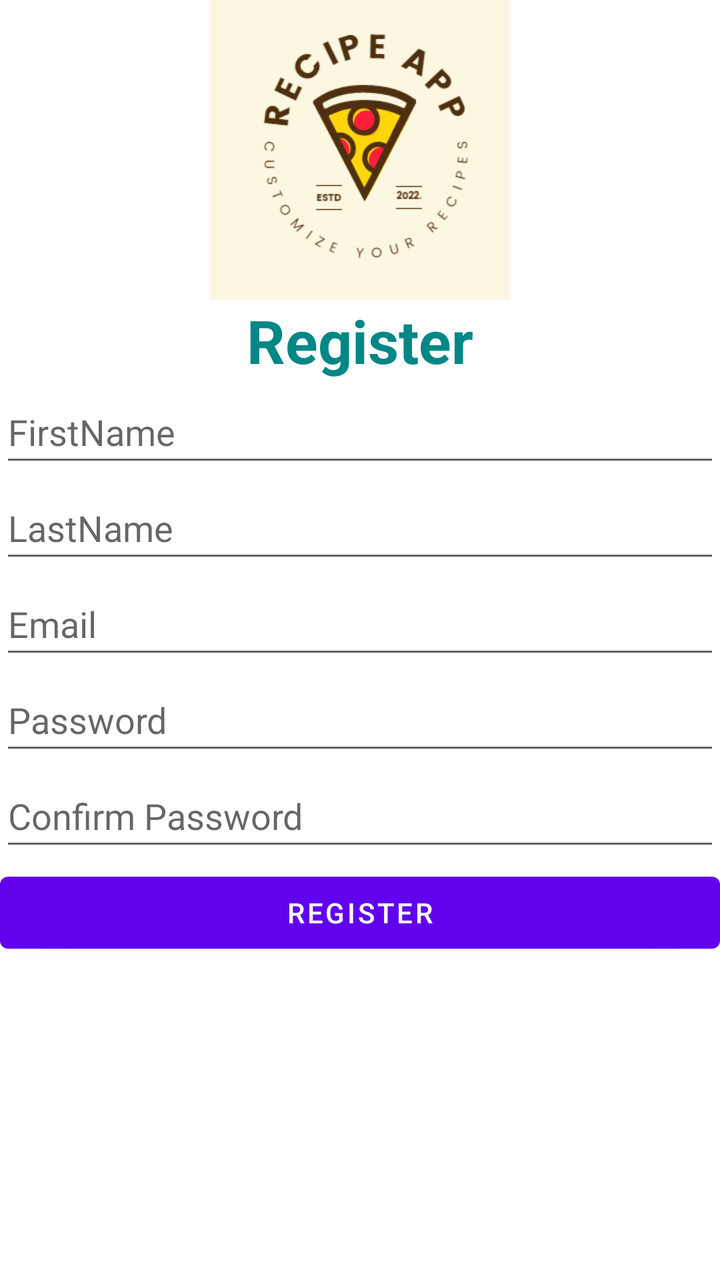
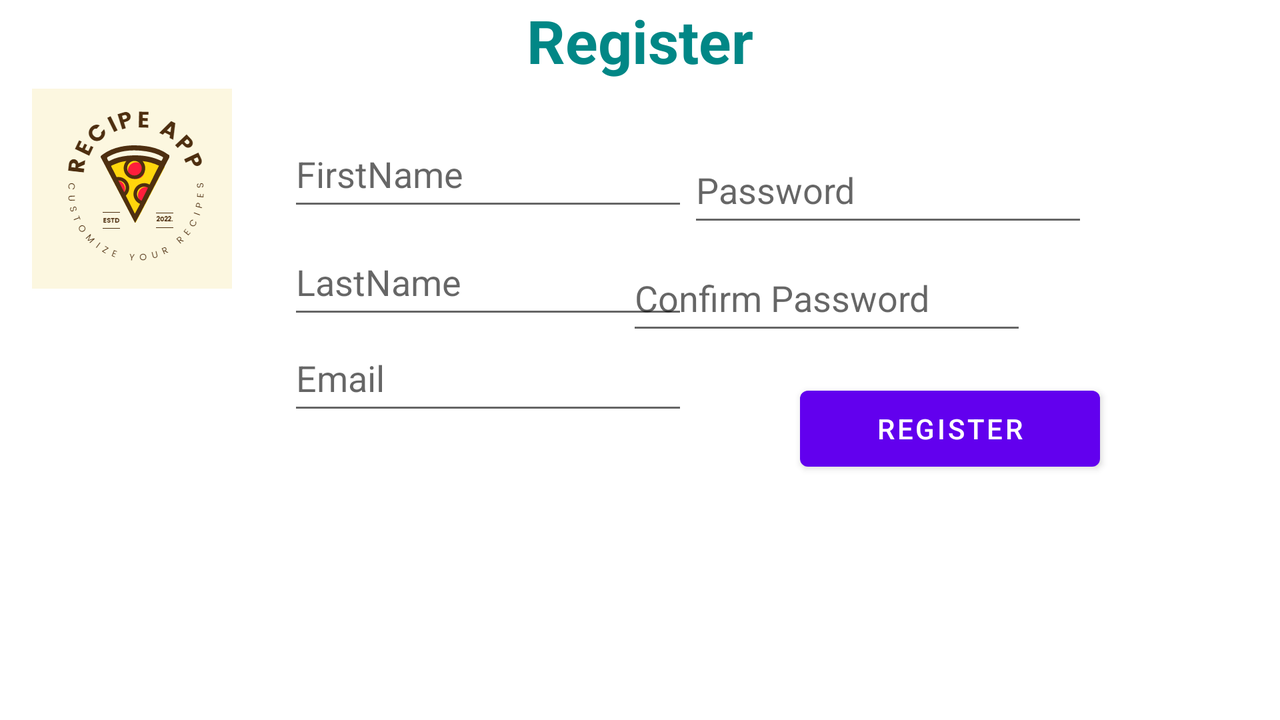

One screen, two layout resources from the same app: the default and the repository's alternative for another configuration. Each is rendered where Android would select it; the XML of both is given below.
<!-- AndroidManifest.xml: application theme Theme.RecipeAppFinalProject -->
<!-- res/layout/fragment_register.xml -->
<?xml version="1.0" encoding="utf-8"?>
    <LinearLayout xmlns:android="http://schemas.android.com/apk/res/android"
    xmlns:tools="http://schemas.android.com/tools"
    android:layout_width="match_parent"
    android:layout_height="match_parent"
    tools:context=".ui.Login.RegisterFragment"
    android:orientation="vertical"
  >
    <ImageView
        android:id="@+id/imageView"
        android:layout_width="150dp"
        android:layout_height="150dp"
        android:layout_gravity="center"
        android:src="@drawable/logo" />
    <TextView
        android:layout_width="match_parent"
        android:layout_height="wrap_content"
        android:text="Register"
        android:textSize="30sp"
        android:textStyle="bold"
        android:textColor="@color/teal_700"
        android:gravity="center_horizontal"
       />

           <EditText
            android:id="@+id/etRegFirstName"
            android:layout_width="match_parent"
            android:layout_height="wrap_content"
            android:hint="FirstName"
            android:inputType="text"
            android:minHeight="48dp" />
           <EditText
            android:id="@+id/etRegLastName"
            android:layout_width="match_parent"
            android:layout_height="wrap_content"
            android:hint="LastName"
            android:inputType="text"
            android:minHeight="48dp" />
           <EditText
            android:id="@+id/etRegEmail"
            android:layout_width="match_parent"
            android:layout_height="wrap_content"
            android:hint="Email"
            android:inputType="textEmailAddress"
            android:minHeight="48dp" />
           <EditText
            android:id="@+id/etRegPass"
            android:layout_width="match_parent"
            android:layout_height="wrap_content"
            android:hint="Password"
            android:inputType="textPassword"
            android:minHeight="48dp" />
            <EditText
                android:id="@+id/etRegConfirmPass"
                android:layout_width="match_parent"
                android:layout_height="wrap_content"
                android:hint="Confirm Password"
                android:inputType="textPassword"
                android:minHeight="48dp" />
        <Button
        android:id="@+id/btnRegister"
        android:layout_width="match_parent"
        android:layout_height="wrap_content"
        android:layout_marginTop="2dp"
        android:text="Register"/>



</LinearLayout>
<!-- resources referenced by this layout -->
<resources>
  <!-- drawable logo: png bitmap (drawable-v24, 18440 bytes) -->
  <style name="Theme.RecipeAppFinalProject" parent="Theme.MaterialComponents.DayNight.DarkActionBar">
          
          <item name="colorPrimary">@color/purple_500</item>
          <item name="colorPrimaryVariant">@color/purple_700</item>
          <item name="colorOnPrimary">@color/white</item>
          
          <item name="colorSecondary">@color/teal_200</item>
          <item name="colorSecondaryVariant">@color/teal_700</item>
          <item name="colorOnSecondary">@color/black</item>
          
          <item name="android:statusBarColor" tools:targetApi="l">?attr/colorPrimaryVariant</item>
          
      </style>
</resources>
<!-- res/layout-land/fragment_register.xml (the repository's variant of the layout above) -->
<!-- drawn on the phone turned sideways -->
<?xml version="1.0" encoding="utf-8"?>
<androidx.constraintlayout.widget.ConstraintLayout xmlns:android="http://schemas.android.com/apk/res/android"
    xmlns:app="http://schemas.android.com/apk/res-auto"
    xmlns:tools="http://schemas.android.com/tools"
    android:layout_width="match_parent"
    android:layout_height="match_parent">

    <TextView
        android:id="@+id/textView2"
        android:layout_width="match_parent"
        android:layout_height="wrap_content"
        android:gravity="center_horizontal"
        android:text="Register"
        android:textColor="@color/teal_700"
        android:textSize="30sp"
        android:textStyle="bold"
        app:layout_constraintStart_toStartOf="parent"
        app:layout_constraintTop_toTopOf="parent" />

    <EditText
        android:id="@+id/etRegFirstName"
        android:layout_width="200dp"
        android:layout_height="50dp"
        android:layout_marginStart="144dp"
        android:layout_marginTop="20dp"
        android:hint="FirstName"
        android:inputType="text"
        android:minHeight="48dp"
        app:layout_constraintStart_toStartOf="parent"
        app:layout_constraintTop_toBottomOf="@+id/textView2" />

    <EditText
        android:id="@+id/etRegEmail"
        android:layout_width="200dp"
        android:layout_height="50dp"
        android:layout_marginStart="144dp"
        android:layout_marginTop="52dp"
        android:hint="Email"
        android:inputType="textEmailAddress"
        android:minHeight="48dp"
        app:layout_constraintStart_toStartOf="parent"
        app:layout_constraintTop_toBottomOf="@+id/etRegFirstName" />

    <EditText
        android:id="@+id/etRegLastName"
        android:layout_width="200dp"
        android:layout_height="50dp"
        android:layout_marginStart="28dp"
        android:layout_marginTop="4dp"
        android:hint="LastName"
        android:inputType="text"
        android:minHeight="48dp"
        app:layout_constraintStart_toEndOf="@+id/imageView"
        app:layout_constraintTop_toBottomOf="@+id/etRegFirstName" />

    <EditText
        android:id="@+id/etRegConfirmPass"
        android:layout_width="200dp"
        android:layout_height="50dp"
        android:layout_marginTop="4dp"
        android:layout_marginEnd="140dp"
        android:hint="Confirm Password"
        android:inputType="textPassword"
        android:minHeight="48dp"
        app:layout_constraintEnd_toEndOf="parent"
        app:layout_constraintHorizontal_bias="0.702"
        app:layout_constraintStart_toEndOf="@+id/etRegLastName"
        app:layout_constraintTop_toBottomOf="@+id/etRegPass" />

    <EditText
        android:id="@+id/etRegPass"
        android:layout_width="200dp"
        android:layout_height="50dp"
        android:layout_marginTop="28dp"
        android:layout_marginEnd="96dp"
        android:hint="Password"
        android:inputType="textPassword"
        android:minHeight="48dp"
        app:layout_constraintEnd_toEndOf="parent"
        app:layout_constraintStart_toEndOf="@+id/etRegFirstName"
        app:layout_constraintTop_toBottomOf="@+id/textView2" />

    <ImageView
        android:id="@+id/imageView"
        android:layout_width="100dp"
        android:layout_height="100dp"
        android:layout_gravity="center"
        android:layout_marginStart="16dp"
        android:layout_marginTop="4dp"
        android:src="@drawable/logo"
        app:layout_constraintEnd_toStartOf="@+id/etRegFirstName"
        app:layout_constraintHorizontal_bias="0.0"
        app:layout_constraintStart_toStartOf="parent"
        app:layout_constraintTop_toBottomOf="@+id/textView2" />

    <Button
        android:id="@+id/btnRegister"
        android:layout_width="150dp"
        android:layout_height="50dp"
        android:layout_marginStart="56dp"
        android:layout_marginTop="17dp"
        android:text="Register"
        app:layout_constraintStart_toEndOf="@+id/etRegEmail"
        app:layout_constraintTop_toBottomOf="@+id/etRegConfirmPass" />


</androidx.constraintlayout.widget.ConstraintLayout>
